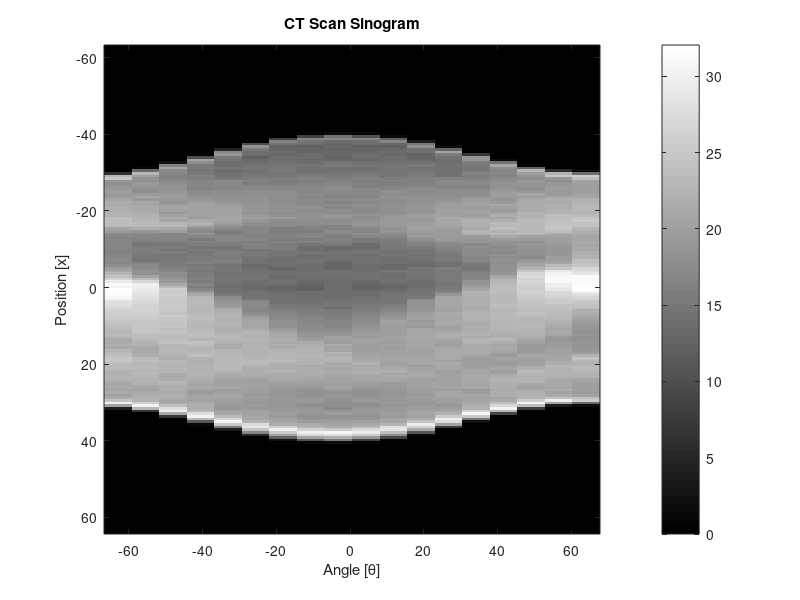
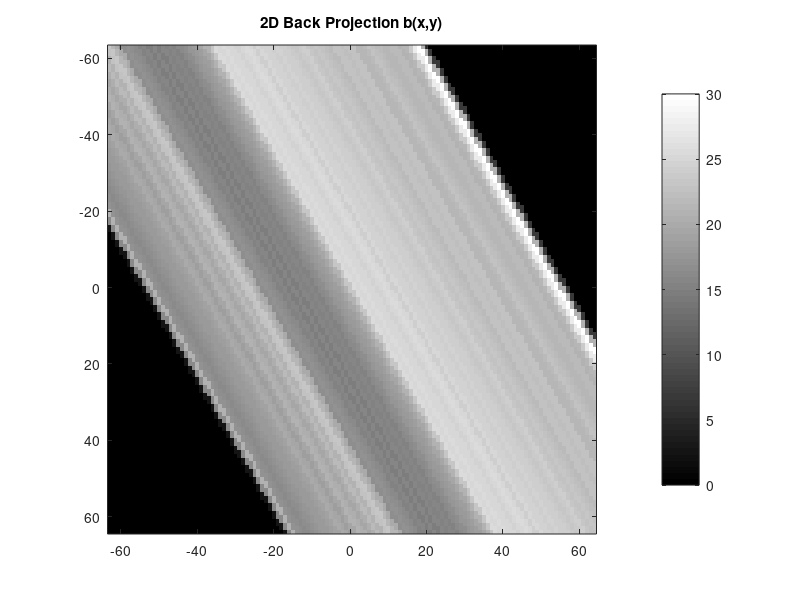

The MATLAB script that drew these images, in order: (Note: this script raises an error after producing the figures.)
clear all
%% Load Sinogram


load('128_18.mat') % Part A
% load('128_60.mat') % C3
[numProjections, numAngles] = size(sino);

%% General variables
l = -92:92;
gridSize = 128;

angleInterval = [10, 180];
angles = linspace(angleInterval(1), angleInterval(2), numAngles);

figure;
imagesc(linspace(-63, 64, gridSize), linspace(-63, 64, gridSize), sino)
colormap gray; % Use a grayscale colormap
colorbar; % Show a colorbar
title('CT Scan Sinogram');
xlabel('Angle [\theta]');
ylabel('Position [x]');
figName = ['sinogram_' num2str(numel(angles))];
print('-deps', figName)

%% A2
if numAngles == 18
  projectionAngle = 30;
  projectionAngleRad = deg2rad(projectionAngle);
  angleSample = find(angles == projectionAngle);
  disp(['Found: ' num2str(angleSample) ' in ']);
  
  disp(['Using angle ' num2str(projectionAngle) ' in rad ' projectionAngleRad]);
  disp(['Using angle index ' num2str(angleSample) ' corresponding to ' num2str(angles(angleSample))])
  
  % 
  % v1 naïve approach
  b30_naive = zeros(gridSize, gridSize);
  for y = -63:64
    for x = -63:64
      l_sample = round(x * cos(projectionAngleRad) - y * sin(projectionAngleRad));
      [numDatapoints, z] = size(sino(:, angleSample));
      indexMidpoint = (numDatapoints - 1) / 2;

      lIndex = indexMidpoint + l_sample;
      b30_naive(y + 64, x + 64) = sino(lIndex, angleSample);
    end
  end
  
  figure;
  imagesc(linspace(-63, 64, gridSize), linspace(-63, 64, gridSize), b30_naive);
  axis image; % Ensure the aspect ratio is correct
  colormap gray; % Use a grayscale colormap
  colorbar; % Show a colorbar
  title('2D Back Projection b(x,y)');
  subtitle('Using naïve pixel looping');
  xlabel('Position [x]');
  ylabel('Position [y]');
  figName = ['bp_30deg_' num2str(numel(angles))];
  print('-deps', figName)
  
  % v2
  forwardProjections = sino(:, angleSample);
  [x,y] = meshgrid(linspace(-63, 63, gridSize));
  l_cartesian = x * cos(projectionAngleRad) - y * sin(projectionAngleRad);
  b30 = interp1(l, forwardProjections, l_cartesian, 'linear', 0);
  
  figure;
  imagesc(linspace(-63, 64, gridSize), linspace(-63, 64, gridSize), b30);
  axis image; % Ensure the aspect ratio is correct
  colormap gray; % Use a grayscale colormap
  colorbar; % Show a colorbar
  title('2D Back Projection b(x,y)');
  subtitle('Using meshgrid');
  xlabel('Position [x]');
  ylabel('Position [y]');
  figName = ['bp_30deg_' num2str(numel(angles))];
  print('-deps', figName)
end

%% A3
image_a3 = zeros(gridSize, gridSize);
for idx = 1:numel(angles)
  projectionAngle = angles(idx);
  angleSample = find(angles == projectionAngle);
  projectionAngleRad = deg2rad(projectionAngle);
  
  forward_projection = sino(:, angleSample);
  
  [x,y] = meshgrid(linspace(-63, 63, gridSize));
  l_cartesian = x * cos(projectionAngleRad) - y * sin(projectionAngleRad);
  backProjection = interp1(l, forward_projection, l_cartesian, 'linear', 0);
  image_a3 = image_a3 + backProjection;
end

image_a3 = (pi / (2 * numAngles)) * image_a3;

figure;
imagesc(linspace(-63, 64, gridSize), linspace(-63, 64, gridSize), image_a3);
axis image; % Ensure the aspect ratio is correct
colormap gray; % Use a grayscale colormap
colorbar; % Show a colorbar
title('Back Projection image f_b(x,y)');
xlabel('Position [x]');
ylabel('Position [y]');
figName = ['bp_' num2str(numel(angles))];
print('-deps', figName)

%% B2

image_b2 = zeros(gridSize, gridSize);

omega = linspace(-1, 1, numProjections);
rampFilter = abs(omega);

figure;
plot(omega, rampFilter);
title('Rampfilter for FBP');
xlabel('Angle Frequency [\omega]');
ylabel('Magnitude Response');
print -deps fbp_filter

for idx = 1:numel(angles) 
    forwardProjections = sino(:, idx);
    
    P = fftshift(fft(forwardProjections));
    P_filtered = P .* rampFilter';
    p_filtered = ifft(ifftshift(P_filtered));

    projectionAngle = angles(idx);
    projectionAngleRad = deg2rad(projectionAngle);

    [X, Y] = meshgrid(linspace(-64, 63, gridSize), linspace(-64, 63, gridSize));
    s = X * cos(projectionAngleRad) - Y * sin(projectionAngleRad);

    backprojected = interp1(l, p_filtered, s, 'linear', 0);
    
    image_b2 = image_b2 + backprojected;
end

% Normalize the reconstructed image
image_b2 = (pi / (2 * numAngles)) * image_b2;

figure;
imagesc(linspace(-63, 64, gridSize), linspace(-63, 64, gridSize), image_b2);
axis image; % Ensure the aspect ratio is correct
colormap gray; % Use a grayscale colormap
colorbar; % Show a colorbar
title('Filtered Back Projection Image');
subtitle('Using ramp filter \omega \in [-1, 1]')
xlabel('Position [x]');
ylabel('Position [y]');
figName = ['fbp_' num2str(numel(angles))];
print('-deps', figName)

%% C1
% Original image
load('original_image_128.mat')
figure;
imagesc(linspace(-63, 64, gridSize), linspace(-63, 64, gridSize), original_image)
axis image; % Ensure the aspect ratio is correct
colormap gray; % Use a grayscale colormap
colorbar; % Show a colorbar
title('Original Image');
xlabel('Position [x]');
ylabel('Position [y]');
print -deps originalImage

mse_a3 = immse(image_a3, original_image);
mse_b2 = immse(image_b2, original_image);

disp(['MSE for A3: ' num2str(mse_a3)]);
disp(['MSE for B2: ' num2str(mse_b2)]);

%% C2
controlImage = iradon(sino, angles);
imageSize = size(controlImage);

% slice away outer rows
controlImage = controlImage(2:imageSize(1) - 1,:);
% slice away outer cols
controlImage = controlImage(:, 2:imageSize(2) - 1);

mse_iradon = immse(controlImage, original_image);
disp(['MSE for inverse Radon: ' num2str(mse_iradon)]);

figure;
imagesc(linspace(-63, 64, gridSize), linspace(-63, 64, gridSize), controlImage)
axis image; % Ensure the aspect ratio is correct
colormap gray; % Use a grayscale colormap
colorbar; % Show a colorbar
title('Original Image');
subtitle('Reconstruction using iradon');
xlabel('Position [x]');
ylabel('Position [y]');
figName = ['iradon_' num2str(numel(angles))];
print('-deps', figName)


%% D1-3
load('original_image_128.mat')

resolutions = [18 60];
nMax = 10;

results = zeros(nMax, numel(resolutions));  

for idx = 1:numel(resolutions)
  lambda = resolutions(idx);

  for n = 1:nMax
    imageFile = ['128_' num2str(lambda) '_N=' num2str(n) '.mat'];
    load(imageFile)
    mse = immse(result_image, original_image);
    disp(['MSSE (' imageFile '): ' num2str(mse)])
    results(n, idx) = mse;
  end
end

% generate LaTeX table content
disp(['MSE of ART for ' num2str(nMax) ' iterations...']);
[numSims, numLambdas] = size(results);
string = '';
for row = 1:numSims
  string = [string ' & $N=' num2str(row) '$'];
end
string = [string ' \\'];
disp(string)

for col = 1:numLambdas
  string = [ '$PN=' num2str(resolutions(col)) '$'];
  

  for row = 1:numSims
    string = [string ' & ' num2str(round(results(row, col), 4))];
  end
  string = [string ' \\'];
  disp(string);
end

%% Part E
load('original_image_128.mat')

lambdas = [0.1 1];
nMax = 10;

results = zeros(nMax, numel(lambdas));  

for idx = 1:numel(lambdas)
  lambda = lambdas(idx);
    
    for n = 1:nMax
      imageFile = ['128_18_lambda=' num2str(lambda) '_N=' num2str(n) '.mat'];
      load(imageFile)
      mse = immse(result_image, original_image);
      disp(['MSSE (' imageFile '): ' num2str(mse)])
      results(n, idx) = mse;
    end
    
end

% generate LaTeX table content
disp(['MSE of ART with 128_18 and lambda in [' num2str(lambdas) ']']);
[numSims, numLambdas] = size(results);
string = '';
disp('\toprule')
for row = 1:numSims
  string = [string ' & $N=' num2str(row) '$'];
end
string = [string ' \\'];
disp(string);
disp('\midrule');

for col = 1:numLambdas
  string = [ '$\lambda=' num2str(lambdas(col)) '$'];
  

  for row = 1:numSims
    string = [string ' & ' num2str(round(results(row, col), 4))];
  end
  string = [string ' \\'];
  disp(string);
end
disp('\bottomrule');